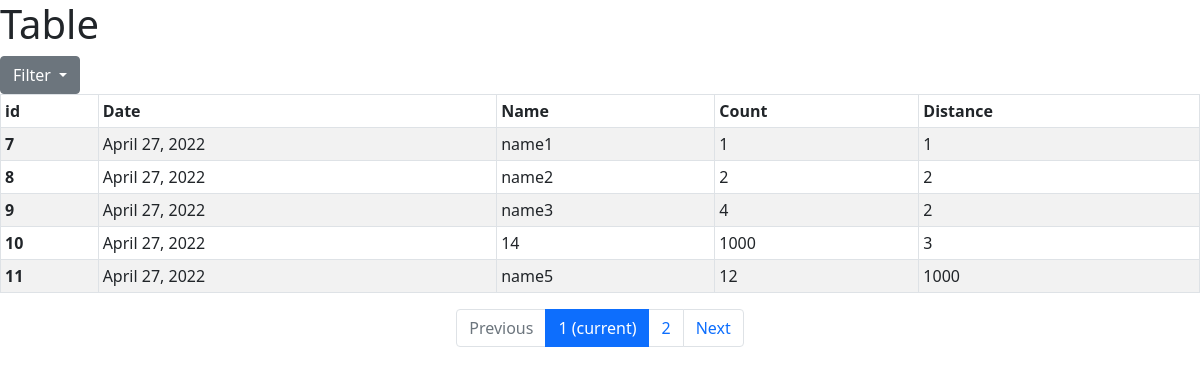
The page / on the database its author committed.
### table/models.py (models this page shows)
class Table(models.Model):
    date = models.DateTimeField()
    name = models.CharField(blank=True, max_length=200)
    count = models.PositiveIntegerField()
    distance = models.PositiveIntegerField()

### table/views.py (the view)
# urls.py: path('', index)
def index(request):
    if not request.method == "POST" and 'page' in request.GET:
        if 'search-query' in request.session:
            request.POST = request.session['search-query']
            request.method = 'POST'
    if request.method == 'POST':
        form = Form(request.POST)
        request.session['search-query'] = request.POST
        if form.is_valid():
            if not form.cleaned_data.get('value'):
                table_list=Table.objects.all()
            else:
                if form.cleaned_data.get('statement') == '=':
                    table_list = Table.objects.filter(**{form.cleaned_data.get('col'): form.cleaned_data.get('value')})
                if form.cleaned_data.get('statement') == '<':
                    table_list = Table.objects.filter(**{form.cleaned_data.get('col')+'__lte':form.cleaned_data.get('value')})
                if form.cleaned_data.get('statement') == '>':
                    table_list = Table.objects.filter(**{form.cleaned_data.get('col')+'__gte':form.cleaned_data.get('value')})
            page = request.GET.get('page', 1)
            paginator = Paginator(table_list, 5)
            try:
                table = paginator.page(page)
            except PageNotAnInteger:
                table = paginator.page(1)
            except EmptyPage:
                table = paginator.page(paginator.num_pages)
            return render(request, 'template.html', {'table': table,'form':form})
    else:
        table_list = Table.objects.all()
        page = request.GET.get('page', 1)
        paginator = Paginator(table_list, 5)
        try:
            table = paginator.page(page)
        except PageNotAnInteger:
            table = paginator.page(1)
        except EmptyPage:
            table = paginator.page(paginator.num_pages)
        context = {
            'form': Form(),
            'table':table,
        }
        return render(request, 'template.html', context)

### table/templates/template.html (shortened to what this page needs)
<!DOCTYPE html>
<html lang="en">
  {% block content %}
<head>
  {% load static %}
  {% load crispy_forms_tags %}
  	<link href="https://cdn.jsdelivr.net/npm/bootstrap@5.0.0/dist/css/bootstrap.min.css" rel="stylesheet" >
    <script src="https://cdn.jsdelivr.net/npm/bootstrap@5.0.1/dist/js/bootstrap.min.js"></script>    <h1>Table</h1>
  </head>
  {% endblock %}
  <body>
    <div class="dropdown">
      <button class="btn btn-secondary dropdown-toggle" type="button" id="dropdownMenuButton1" data-bs-toggle="dropdown" aria-expanded="false">
      Filter
      </button>
    </div>
  {% if table %}
  <table id="dtBasicExample" class="table table-striped table-bordered table-sm" cellspacing="0" width="100%" data-page-list="[10, 25, 50, 100, all]">
    <thead>
      <tr>
        <th class="th-sm" scope="col">id</th>
        <th class="th-sm" scope="col">Date</th>
        <th class="th-sm" scope="col">Name</th>
        <th class="th-sm" scope="col">Count</th>
        <th class="th-sm" scope="col">Distance</th>
     </tr>
   </thead>
   <tbody>
     {% for row in table %}
      <tr>
        <th scope="row">{{row.id}}</td>
            <td>{{row.date|date}}</td>
            <td>{{row.name}}</td>
            <td>{{row.count}}</td>
            <td>{{row.distance}}</td>
     </tr>
   {% endfor %}
  </tbody>
  </table>
  {% endif %}
  <nav aria-label="Page navigation example">
    <ul class="pagination justify-content-center">
      {% if table.has_previous %}
        <li class="page-item">
          <a class="page-link" href="?page={{ table.previous_page_number }}">Previous</a>
        </li>
      {% else %}
        <li class="page-item disabled">
          <a class="page-link" href="#" tabindex="-1" aria-disabled="True">Previous</a>
        </li>
      {% endif %}
      {% for i in table.paginator.page_range %}
        {% if table.number == i %}
          <li class="page-item active" aria-current="page">
            <span class="page-link">
              {{ i }}
              <span class="sr-only">(current)</span>
            </span>
          </li>
        {% else %}
          <li class="page-item"><a class="page-link" href="?page={{ i }}">{{ i }}</a></li>
        {% endif %}
      {% endfor %}
      {% if table.has_next %}
        <li class="page-item">
          <a class="page-link" href="?page={{ table.next_page_number }}">Next</a>
        </li>
      {% else %}
        <li class="page-item disabled">
          <a class="page-link" href="#" tabindex="-1" aria-disabled="True">Next</a>
        </li>
      {% endif %}
    </ul>
  </nav>
</body>
</html>

### rows shown on the page
Table: id "7", date "April 27, 2022", name "name1", count "1", distance "1"
Table: id "8", date "April 27, 2022", name "name2", count "2", distance "2"
Table: id "9", date "April 27, 2022", name "name3", count "4", distance "2"
Table: id "10", date "April 27, 2022", name "14", count "1000", distance "3"
Table: id "11", date "April 27, 2022", name "name5", count "12", distance "1000"

### other values the page prints
{{ i }} "1"
{{ i }} "2"
